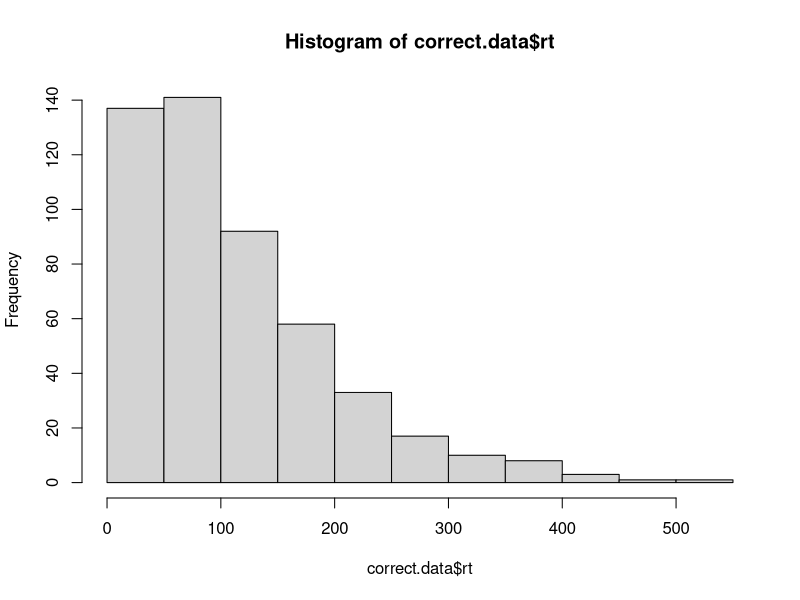
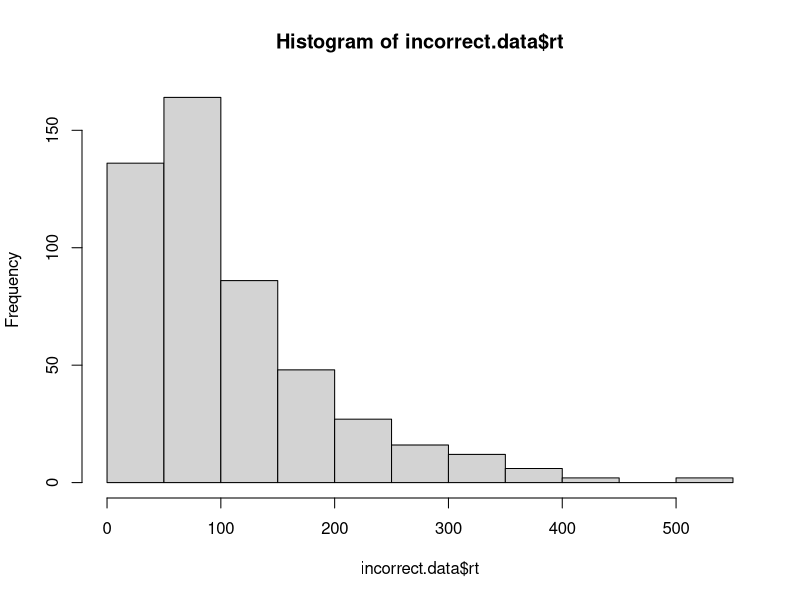

Source code (R) for these figures, in order:
# implement the model by filling in the function below
# the model should return a data frame with two columns: correct and rt
# the correct column should be TRUE or FALSE, and rt should contain the
# number of steps it took to reach the criterion.

# note that the function takes four arguments:
# samples is the number of samples to draw from the model
# drift is the drift rate (default value is 0)
# sdrw is the variability in the drift rate (default value is 0.3)
# criterion is the threshold for a response (default value is 3)

#making intevsig a scalar bc don't need to plot individ values

random.walk.model <- function(samples, drift=0, sdrw=0.3, criterion=3){
  accuracy.array <- vector()
  rt.array <- vector()
  for (i in seq(from = 1, to = as.numeric(samples))) {
    intevsig <- 0
    rt <- 0
    while((-criterion <= intevsig) && (intevsig <= criterion)) {
      intevsig <- intevsig + rnorm(1, mean = drift, sd = sdrw)
      rt <- rt + 1
    }
    corr <- intevsig > criterion
    accuracy.array <- c(accuracy.array, corr)
    rt.array <- c(rt.array, rt)
  }
  output <- data.frame(
    correct = accuracy.array,
    rt = rt.array
  )
  return(output)
}

# test the model ####

# if the model is working correctly, then the line below should generate a data frame with 
# 1000 samples and about half of the samples should be correct. the average rt will probably
# be around 112, but might vary from that by a bit.

initial.test <- random.walk.model(1000)
sum(initial.test$correct) / length(initial.test$correct) # should be close to 0.5
mean(initial.test$rt) # should be about 112

# visualize the RT distributions ####

# we can use dplyr to filter the data and visualize the correct and incorrect RT distributions

library(dplyr)

correct.data <- initial.test %>% filter(correct==TRUE)
incorrect.data <- initial.test %>% filter(correct==FALSE)

hist(correct.data$rt)
hist(incorrect.data$rt)
